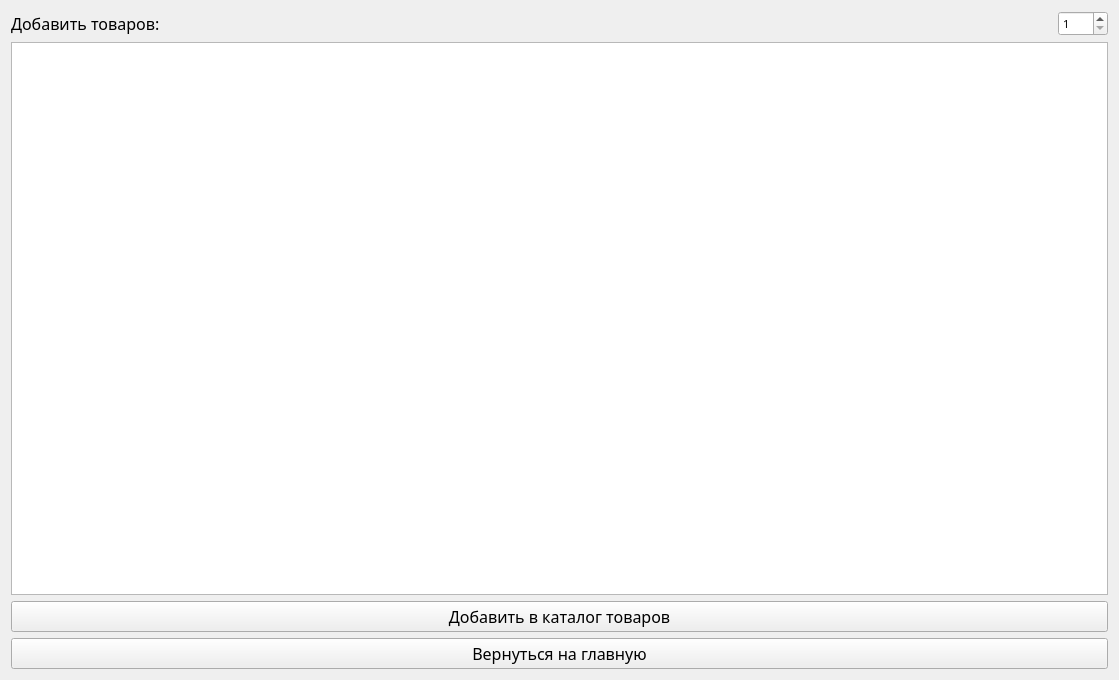
<?xml version="1.0" encoding="UTF-8"?>
<ui version="4.0">
 <class>add_product</class>
 <widget class="QWidget" name="add_product">
  <property name="geometry">
   <rect>
    <x>0</x>
    <y>0</y>
    <width>1119</width>
    <height>680</height>
   </rect>
  </property>
  <property name="font">
   <font>
    <family>Franklin Gothic Book</family>
    <pointsize>12</pointsize>
   </font>
  </property>
  <property name="windowTitle">
   <string>Form</string>
  </property>
  <layout class="QGridLayout" name="gridLayout">
   <item row="0" column="0">
    <layout class="QHBoxLayout" name="horizontalLayout">
     <item>
      <widget class="QLabel" name="label_productsAdd">
       <property name="text">
        <string>Добавить товаров:</string>
       </property>
      </widget>
     </item>
     <item>
      <widget class="QSpinBox" name="spinBox_productsCount">
       <property name="maximumSize">
        <size>
         <width>50</width>
         <height>16777215</height>
        </size>
       </property>
       <property name="font">
        <font>
         <family>Franklin Gothic Book</family>
         <pointsize>8</pointsize>
        </font>
       </property>
       <property name="readOnly">
        <bool>false</bool>
       </property>
       <property name="minimum">
        <number>1</number>
       </property>
      </widget>
     </item>
    </layout>
   </item>
   <item row="3" column="0">
    <widget class="QPushButton" name="pushButton_backToAdmin">
     <property name="text">
      <string>Вернуться на главную</string>
     </property>
    </widget>
   </item>
   <item row="2" column="0">
    <widget class="QPushButton" name="pushButton_addToCatalog">
     <property name="text">
      <string>Добавить в каталог товаров</string>
     </property>
    </widget>
   </item>
   <item row="1" column="0">
    <widget class="QTableWidget" name="tableWidget_addProduct"/>
   </item>
  </layout>
 </widget>
 <resources/>
 <connections/>
</ui>
